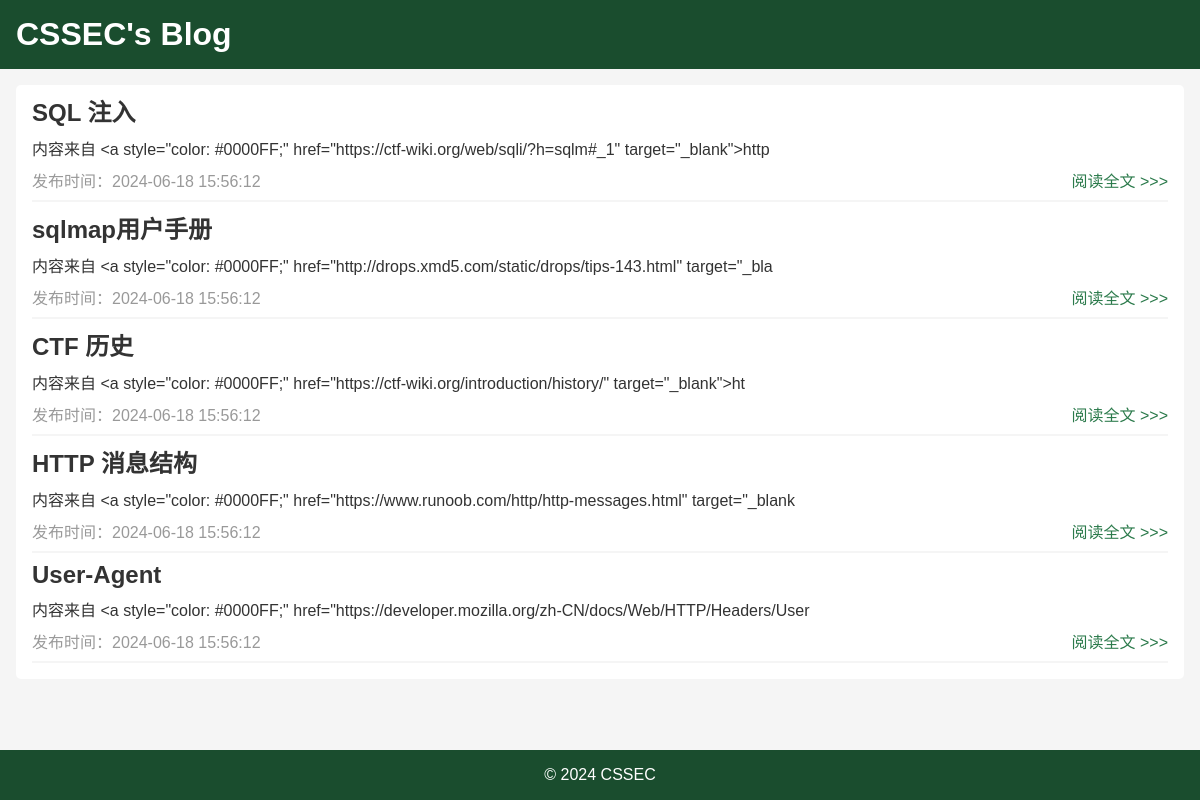
The page / on the database its author committed.
### tables this page shows
CREATE TABLE `articles`
(
    `id`         int(6) unsigned NOT NULL AUTO_INCREMENT,
    `title`      varchar(30)     NOT NULL,
    `content`    text            NOT NULL,
    `created_at` timestamp       NOT NULL DEFAULT CURRENT_TIMESTAMP,
    PRIMARY KEY (`id`)
);

### index.php (the view, shortened to what this page needs)
<?php
global $conn;
$sql = 'SELECT * FROM articles';
$result = $conn->query($sql);
$articles = $result->fetch_all(MYSQLI_ASSOC);
?>
<!DOCTYPE html>
<html lang="zh-CN">
<head>
    <link rel="stylesheet" href="./assets/style.css">
</head>
<body>
<header class="header">
    <h1><a href="index.php">CSSEC's Blog</a></h1>
</header>
<section class="main">
    <ul class="articles-list">
        <?php foreach ($articles as $article): ?>
            <li class="articles-item">
                <h2 class="articles-title"><?php echo $article['title']; ?></h2>
                <p class="articles-content"><?php echo htmlspecialchars(mb_substr($article['content'], 0, 100, 'utf-8')); ?>
                <div class="articles-meta">
                <span class="ctime">
                    发布时间：<?php echo $article['created_at']; ?>
                </span>
                    <a href="./article.php?id=<?php echo $article['id']; ?>" class="read-link">
                        阅读全文 >>>
                    </a>
                </div>
            </li>
        <?php endforeach; ?>
    </ul>
</section>
<section class="footer">
    &copy; 2024 <a href="https://www.yuque.com/cssec/wiki" target="_blank" rel="noopener noreferrer">CSSEC</a>
</section>
</body>
</html>

### assets/style.css (style rules this page uses)
* { margin: 0; padding: 0; box-sizing: border-box; }
a { text-decoration: none; color: #fff; }
body { font-family: Arial, sans-serif; background-color: #f5f5f5; }
.header { background-color: #1a4d2e; color: #fff; text-align: left; padding: 1rem; }
.main { margin: 1rem 1rem 5rem; padding: 0 1rem 1rem; background-color: #fff; border-radius: 5px; }
.articles-list { list-style: none; }
.articles-item { display: flex; flex-direction: column; justify-content: space-between; margin-bottom: 0; border-bottom: 2px solid #f5f5f5; }
.articles-title { color: #333; font-size: 1.5rem; margin: 0.5rem 0 0 0; }
.articles-content { color: #333; overflow: hidden; text-overflow: ellipsis; white-space: nowrap; margin: 0.5rem 0; }
.ctime { color: #999; }
.articles-meta { display: flex; justify-content: space-between; margin-bottom: 0.5rem; }
.read-link { color: #2b7a4b; text-decoration: none; }
.footer { background-color: #1a4d2e; color: #fff; text-align: center; padding: 1rem 0; position: fixed; bottom: 0; width: 100%; }

### rows shown on the page
articles: title "SQL 注入", content "内容来自 <a style=\"color: #0000FF;\" href=\"https://ctf-wiki.org/web/sqli/?h=sqlm#_1\" target=\"_blank\">http", created_at "2024-06-18 15:56:12"
articles: title "sqlmap用户手册", content "内容来自 <a style=\"color: #0000FF;\" href=\"http://drops.xmd5.com/static/drops/tips-143.html\" target=\"_bla", created_at "2024-06-18 15:56:12"
articles: title "CTF 历史", content "内容来自 <a style=\"color: #0000FF;\" href=\"https://ctf-wiki.org/introduction/history/\" target=\"_blank\">ht", created_at "2024-06-18 15:56:12"
articles: title "HTTP 消息结构", content "内容来自 <a style=\"color: #0000FF;\" href=\"https://www.runoob.com/http/http-messages.html\" target=\"_blank", created_at "2024-06-18 15:56:12"
articles: title "User-Agent", content "内容来自 <a style=\"color: #0000FF;\" href=\"https://developer.mozilla.org/zh-CN/docs/Web/HTTP/Headers/User", created_at "2024-06-18 15:56:12"
